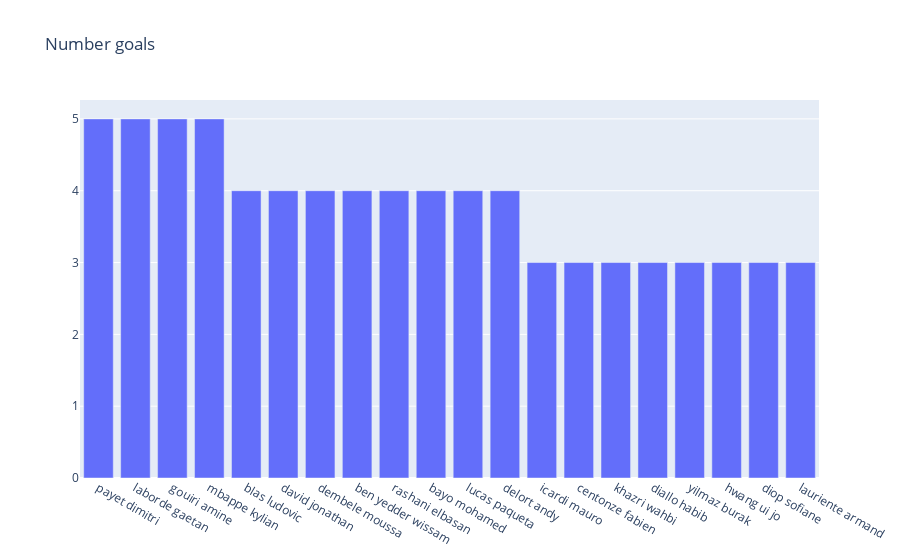

The notebook cell saved with this chart:
### Markdown cell above
## Joueurs rentables

### Code cell
n=20
df_2021_order= df_2021.sort_values(by=BUTS,ascending=False)
bar_plot(df_2021_order[JOUEUR][:n],df_2021_order[BUTS][:n],"Number goals")

### Figure 1 — Plotly figure (JSON) as saved in the notebook; plotly's stock layout.template omitted (floating-point values rounded to 4 significant figures)
{"data": [{"type": "bar", "x": ["payet dimitri", "laborde gaetan", "gouiri amine", "mbappe kylian", "blas ludovic", "david jonathan", "dembele moussa", "ben yedder wissam", "rashani elbasan", "bayo mohamed", "lucas paqueta", "delort andy", "icardi mauro", "centonze fabien", "khazri wahbi", "diallo habib", "yilmaz burak", "hwang ui jo", "diop sofiane", "lauriente armand"], "y": [5, 5, 5, 5, 4, 4, 4, 4, 4, 4, 4, 4, 3, 3, 3, 3, 3, 3, 3, 3]}], "layout": {"title": {"text": "Number goals"}}}
